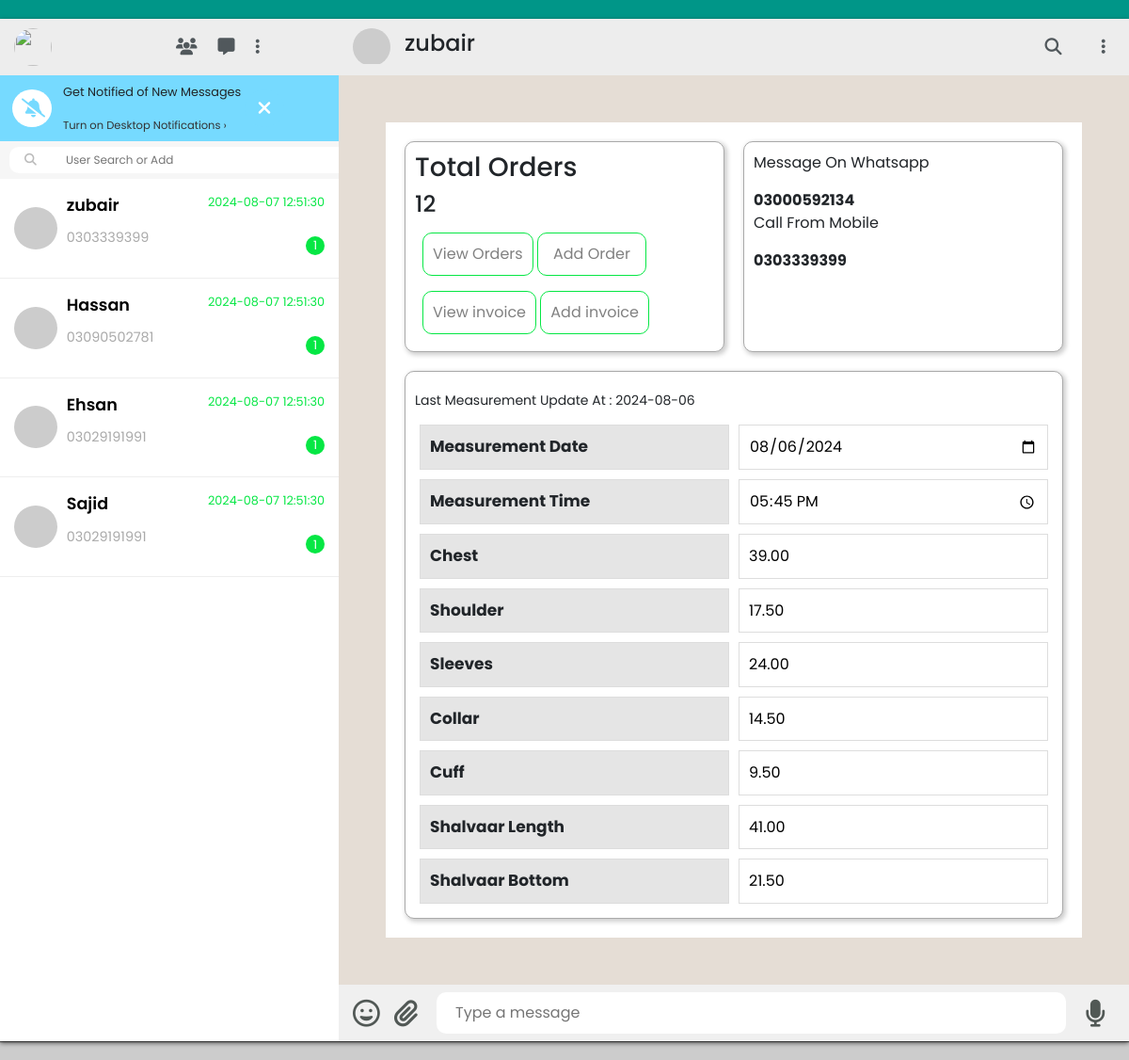
Page /index.php?user-id=6 on the committed database.
### tables this page shows
CREATE TABLE IF NOT EXISTS `tbl_users` (
  `id` int NOT NULL AUTO_INCREMENT,
  `name` varchar(191) DEFAULT NULL,
  `phone` varchar(50) DEFAULT NULL,
  `image` varchar(191) DEFAULT NULL,
  `whatsapp` varchar(191) DEFAULT NULL,
  `time` datetime DEFAULT NULL,
  `total_cost` varchar(50) DEFAULT NULL,
  `due_date` date DEFAULT NULL,
  `user_id` int DEFAULT NULL,
  `customer_since` date DEFAULT NULL,
  `total_orders` int DEFAULT NULL,
  `total-order` int DEFAULT NULL,
  PRIMARY KEY (`id`),
  KEY `user_id` (`user_id`)
);

CREATE TABLE IF NOT EXISTS `tbl_measurements` (
  `measurementID` int NOT NULL AUTO_INCREMENT,
  `measurementDate` date NOT NULL,
  `measurementTime` time NOT NULL,
  `chest` decimal(10,2) DEFAULT NULL,
  `shoulder` decimal(10,2) DEFAULT NULL,
  `sleeves` decimal(10,2) DEFAULT NULL,
  `collar` decimal(10,2) DEFAULT NULL,
  `cuff` decimal(10,2) DEFAULT NULL,
  `shalvaarLength` decimal(10,2) DEFAULT NULL,
  `shalvaarBottom` decimal(10,2) DEFAULT NULL,
  `user_id` int DEFAULT NULL,
  PRIMARY KEY (`measurementID`) USING BTREE,
  KEY `user_id` (`user_id`)
);

### left-header/chat-list.php (the view, shortened to what this page needs)
 <?php
  if (isset($_POST['searchc'])) {
    $search = $_POST['searchc'];
    $searchQuery = "SELECT * FROM tbl_users WHERE id='$search' OR name LIKE '%$search%' ";
    $select = mysqli_query($conn, $searchQuery);
} else {
    $select = mysqli_query($conn, "SELECT * FROM tbl_users");
}
?>
<div class="chat-list">
<?php
if(mysqli_num_rows($select)){
    while($data=mysqli_fetch_assoc($select)){
    ?>
    <a style="text-decoration: none;" href="index.php?user-id=<?php echo $data['id'];?>">
            <div class="chat-box">
                <div class="img-box">
                    <img class="img-cover"
                         src="<?= $data['image'] ?>"
                         alt="">
                </div>
                <div class="chat-details">
                    <div class="text-head">
                        <h4><?= $data['name'] ?></h4>
                        <p class="time unread"><?= $data['time'] ?></p>
                    </div>
                    <div class="text-message">
                        <p><?= $data['whatsapp'] ?></p>
                        <b>1</b>
                    </div>
                </div>
            </div>
            <?php
} }else
{
    echo '<p style="text-align:center; color:red; border-radius:10px; padding: 10px;">User not found</p>';
}
?>
        </div>
    </div>

### right-side/header.php
<?php
$id = $_GET['user-id'];
$select="SELECT * FROM tbl_users WHERE id='$id' ";
$query=mysqli_query($conn,$select);
?>
<div class="header">
    <?php while($data=mysqli_fetch_assoc($query)){
        ?>
            <div class="img-text">
                <div class="user-img">
                    <img class="dp"
                         src="<?= $data['image'] ?>"
                         alt="">
                </div>
                <h4><?php echo $data['name'];  ?></span><br></span></h4>
            </div>
            <div class="nav-icons">
                <li><i class="fa-solid fa-magnifying-glass"></i></li>
                <li><i class="fa-solid fa-ellipsis-vertical"></i></li>
            </div>
            <?php
    } ?>
</div>

### right-side/chat-container.php (shortened to what this page needs)
<?php
$id=$_GET['user-id'];
if(isset($_GET['user-id'])){
    $select="SELECT * FROM tbl_measurements WHERE user_id='$id'";
    $sql=mysqli_query($conn,$select);
    $num=mysqli_num_rows($sql);
    if($num>0){
        ?>
<div class="chat-container">
    <div class="order-details">
        <div class="grid">
        <?php
        while($row=mysqli_fetch_assoc($sql)){
        ?>
            <div class="orders">
        <?php
        $s_user="SELECT * FROM tbl_users WHERE id='$id'";
        $run=mysqli_query($conn,$s_user);
        $num1=mysqli_num_rows($run);
        if($num1>0){
            while($row1=mysqli_fetch_assoc($run)){
                ?>
                <div class="total-orders">
                    <h3>Total Orders</h3>
                    <h4><?= $row1['total-order'] ?></h4>
                </div>
                <div class="view-orders">
                    <button><a style="text-decoration: none; color:grey;" href="orders.php?user_order=<?= $row1['user_id'] ?>">View Orders</a></button>
                    <button style="width:116px;"><a style="text-decoration: none; color:grey;" href="add-orders.php?add_order=<?= $row1['user_id'] ?>">Add Order</a></button>
                </div>
                <div class="view-orders">
                    <button><a style="text-decoration: none; color:grey;" href="order-invoice.php?view_invoice=<?= $row1['user_id'] ?>">View invoice</a></button>
                    <button><a style="text-decoration: none; color:grey;" href="add-invoice.php?add_invoice=<?= $row1['user_id'] ?>">Add invoice</a></button>
                </div>
            </div>
            <div class="contacts">
                <p>Message On Whatsapp</p>
                <strong><?= $row1['phone'] ?></strong>
                <p>Call From Mobile</p>
                <strong><?= $row1['whatsapp'] ?></strong>
            </div>
            <?php
            }
        }
        ?>
            <div class="measurement-container">
                <p>Last Measurement Update At : <span><?= $row['measurementDate'] ?></span></p>
                <div class="measurements">
                    <div class="box">
                        <label for="">Measurement Date</label>
                        <input type="date" placeholder="" value="<?= $row['measurementDate'] ?>">
                    </div>
                    <div class="box">
                        <label for="">Measurement Time</label>
                        <input type="time" placeholder="" value="<?= $row['measurementTime'] ?>">
                    </div>
                    <div class="box">
                        <label for="">Chest</label>
                        <input type="number" placeholder="" value="<?= $row['chest'] ?>">
                    </div>
                    <div class="box">
                        <label for="">Shoulder</label>
                        <input type="number" placeholder="" value="<?= $row['shoulder'] ?>">
                    </div>
                    <div class="box">
                        <label for="">Sleeves</label>
                        <input type="number" placeholder="" value="<?= $row['sleeves'] ?>">
                    </div>
                    <div class="box">
                        <label for="">Collar</label>
                        <input type="number" placeholder="" value="<?= $row['collar'] ?>">
                    </div>
                    <div class="box">
                        <label for="">Cuff</label>
                        <input type="number" placeholder="" value="<?= $row['cuff'] ?>">
                    </div>
                    <div class="box">
                        <label for="">Shalvaar Length</label>
                        <input type="number" placeholder="" value="<?= $row['shalvaarLength'] ?>">
                    </div>
                    <div class="box">
                        <label for="">Shalvaar Bottom</label>
                        <input type="number" placeholder="" value="<?= $row['shalvaarBottom'] ?>">
                    </div>
                </div>
            </div>
            <?php
               }    } }
            ?>
        </div>
    </div>
</div>

### styles.css (style rules this page uses)
* { margin: 0; padding: 0; box-sizing: border-box; font-family: 'Poppins', sans-serif; }
body { display: flex; justify-content: center; align-items: center; min-height: 100vh; background: #ccc; }
.header { position: relative; display: flex; align-items: center; width: 100%; height: 60px; background: #ededed; padding: 0 15px; }
.user-img { position:relative; width: 40px; height: 40px; overflow: hidden; border-radius: 50%; }
.dp { position:absolute; top: 0; left: 0; width: 100%; height: 100%; object-fit: cover; cursor: pointer; }
.nav-icons { display:flex; justify-content: flex-end; padding-left: 110px; }
.nav-icons li { list-style: none; display: flex; cursor: pointer; color: #51585c; margin-left: 22px; font-size: 18px; }
.chat-list { position: relative; height:calc(100% - 170px); overflow-y: auto; }
.chat-list .chat-box { position: relative; width: 100%; display:flex; align-items:center; cursor: pointer; padding: 15px; border-bottom: 1px solid #eee; }
.chat-list .chat-box .img-box { position:relative; width: 55px; height:45px; overflow:hidden; border-radius: 50%; }
.chat-list .chat-box .chat-details { width: 100%; margin-left: 10px; }
.chat-list .chat-box .chat-details .text-head { display:flex; justify-content: space-between; align-items: center; margin-bottom:2px; }
.chat-list .chat-box .chat-details .text-head h4 { font-size: 1.1em; font-weight: 600; color: #000; }
.chat-list .chat-box .chat-details .text-head .time { font-size: 0.8em; color: #aaa; }
.chat-list .chat-box .chat-details .text-message { display: flex; justify-content: space-between; align-items: center; }
.chat-list .chat-box .chat-details .text-message p { color: #aaa; font-size: 0.9em; overlay: hidden; }
img { width: 100%; object-fit: cover; }
.chat-list .chat-box .chat-details .text-message b { background: #06e744; color: #fff; min-width: 20px; height: 20px; border-radius: 50%; font-size: 0.8em; font-weight: 400; display:flex; justify-content:center; align-items:center; }
.chat-list .chat-box .chat-details .text-head .unread { color: #06e744; }
.right-container .header { display: flex; justify-content: space-between; align-items: center; }
.right-container .header .img-text .user-img .dp { position:relative; top: -2px; left: 0px; width: 40px; height:auto; overflow:hidden; object-fit: cover; }
.right-container .header .img-text { position: relative; display: flex; justify-content: center; align-items: center; cursor: pointer; }
.right-container .header .img-text h4 { font-weight: 500; line-height: 1.2em; margin-left: 15px; }
.right-container .header .nav-icons { position: relative; margin-right:0px; }
.right-container .header .nav-icons i { padding: 10px; }
.chat-container { position:relative; width: 100%; height: calc(100% - 120px); padding: 50px; overflow-y: auto; }
.view-orders { padding: 8px; }

### rows in the picture
tbl_users: name "zubair", time "2024-08-07 12:51:30", whatsapp "0303339399", value "12", phone "03000592134"
tbl_users: name "Hassan", time "2024-08-07 12:51:30", whatsapp "03090502781"
tbl_users: name "Ehsan", time "2024-08-07 12:51:30", whatsapp "03029191991"
tbl_users: name "Sajid", time "2024-08-07 12:51:30", whatsapp "03029191991"
tbl_measurements: measurementDate "2024-08-06", measurementDate "08/06/2024", measurementTime "17:45:00", chest "39.00", shoulder "17.50", sleeves "24.00", collar "14.50", cuff "9.50", shalvaarLength "41.00", shalvaarBottom "21.50"
